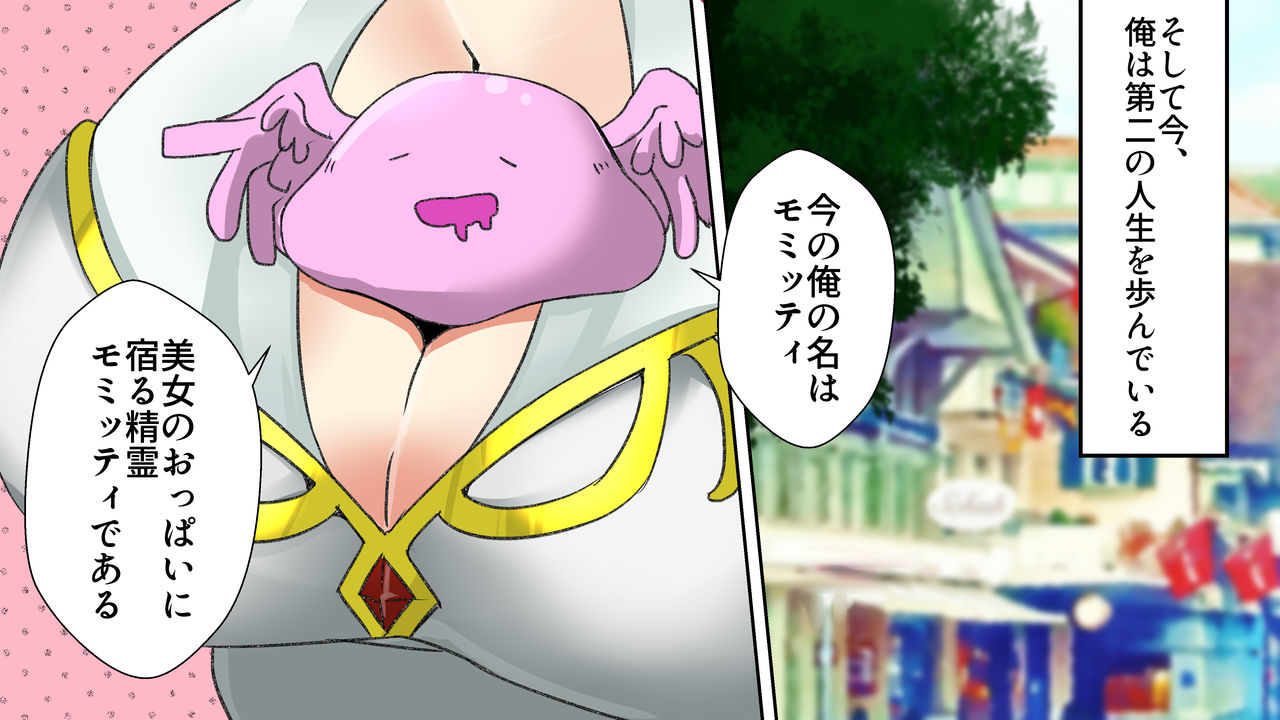
#> input picture mangaep4.jpg, 1280 x 720 px; its folder holds 5 pictures in this run
$ python app.py
#> lines starting #> are read from the running program, lines starting #| are printed output that depends on the picture; after the words box and inside, x2 and y2 are one past the last pixel; in counts of white or black regions, pixels touching at a corner belong together
import numpy as np
import cv2, os, shutil, time
import matplotlib.pyplot as plt

cwd = os.getcwd()
f_out = os.path.join(cwd, 'output')
def showimg(filez, title):
    cv2.namedWindow(title, cv2.WINDOW_NORMAL)
    cv2.imshow(title,filez)
    cv2.waitKey(0)
    cv2.destroyAllWindows()

def output_directory(directory):
    list_f = os.listdir(f_out)
    out_dir = os.path.join(f_out, directory)
    if(directory in list_f):
        shutil.rmtree(os.path.join(f_out, directory))
        time.sleep(2)
        os.makedirs(out_dir)
    else:
        os.makedirs(out_dir)
    return out_dir

def get_string(loca_file):
#> called with loca_file = 'mangaep4.jpg'
    img = cv2.imread(loca_file)
#> img is the input picture: shape (720, 1280, 3); mean B, G, R 181.1, 185.5, 192.1
    img = cv2.resize(img, None, fx=1.5, fy=1.5, interpolation=cv2.INTER_CUBIC)
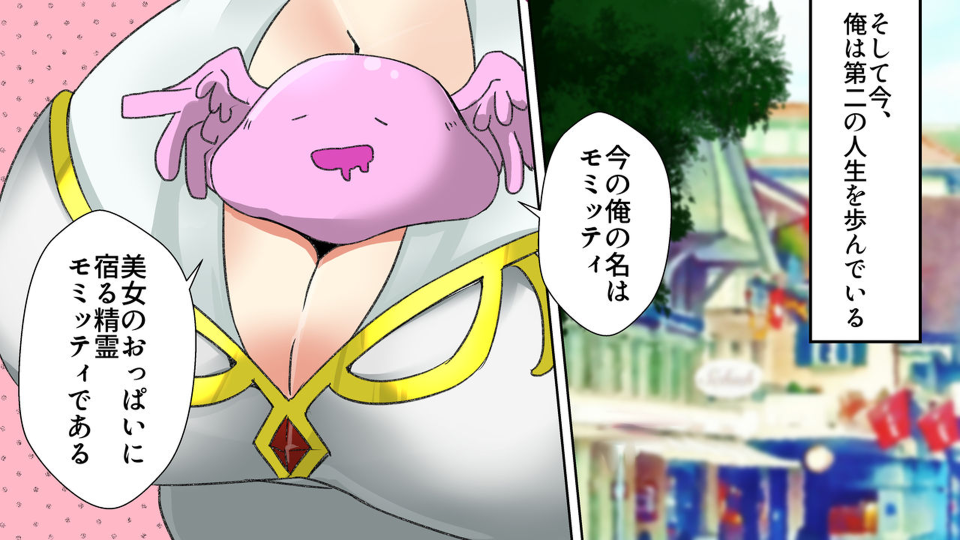
#> img: shape (1080, 1920, 3) (shown at 1/2 size); mean B, G, R 181.1, 185.4, 192
    height , width, rgb = img.shape
#> height = 1080; width = 1920; rgb = 3
    imgray = cv2.cvtColor(img, cv2.COLOR_BGR2GRAY)
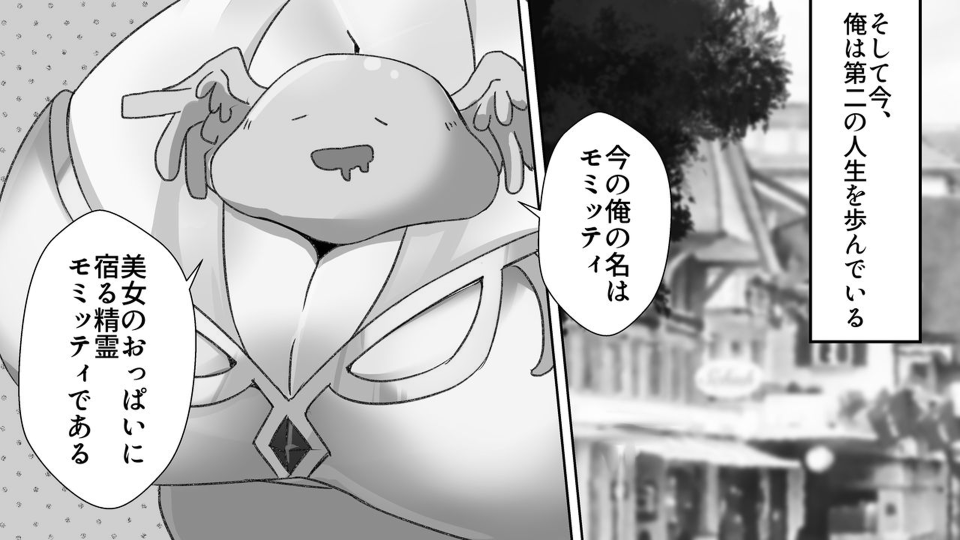
#> imgray: shape (1080, 1920) (shown at 1/2 size); min 0, max 255, mean 186.9

    blur = cv2.GaussianBlur(imgray, (1, 1), 0)
    showimg(blur,"blur")
    thres1 = cv2.threshold(imgray, 0, 255, cv2.THRESH_BINARY + cv2.THRESH_OTSU)[1]
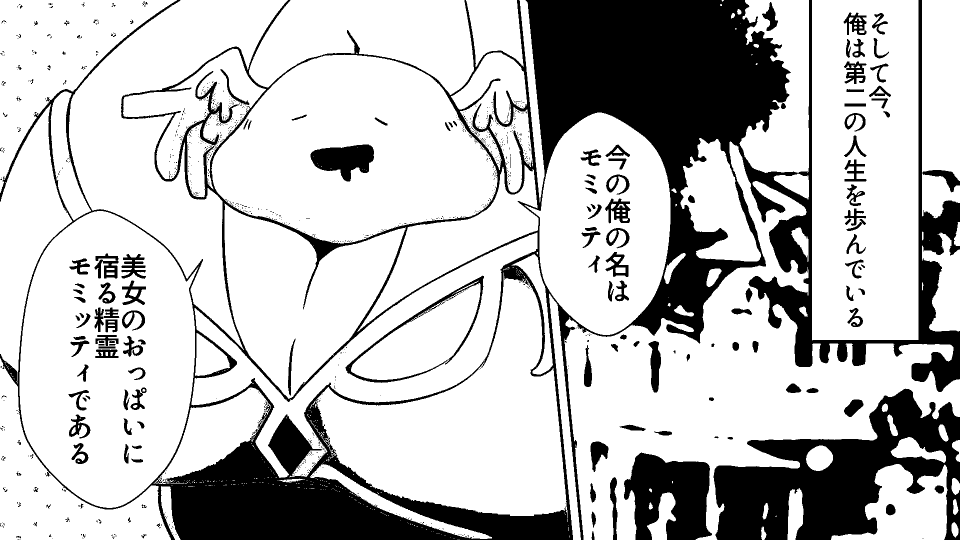
#> thres1: shape (1080, 1920) (shown at 1/2 size); 75.6% white; 1105 black regions (951 under 20 px)
    # thres1 = cv2.threshold(imgray, 250, 255, cv2.THRESH_BINARY)[1]
    showimg(thres1,"thres1")

    # contours, hierarchy = cv2.findContours(thres1, cv2.RETR_EXTERNAL, cv2.CHAIN_APPROX_SIMPLE)
    contours, hierarchy = cv2.findContours(thres1, cv2.RETR_TREE, cv2.CHAIN_APPROX_SIMPLE)
#> contours = 1714 contours, 1453 with area under 20; largest, box (x1, y1, x2, y2) and area: (1129, 283, 1920, 1080) 199702, (39, 422, 397, 1016) 162992, (423, 109, 995, 487) 152106, (1624, 0, 1837, 681) 143949, (625, 545, 1135, 1037) 119638
    print(len(contours))
#| 1714

    mask = np.zeros_like(img)
    mask = cv2.cvtColor(mask, cv2.COLOR_BGR2GRAY)

    cv2.drawContours(mask, contours, -1, (255,255,255), 1)
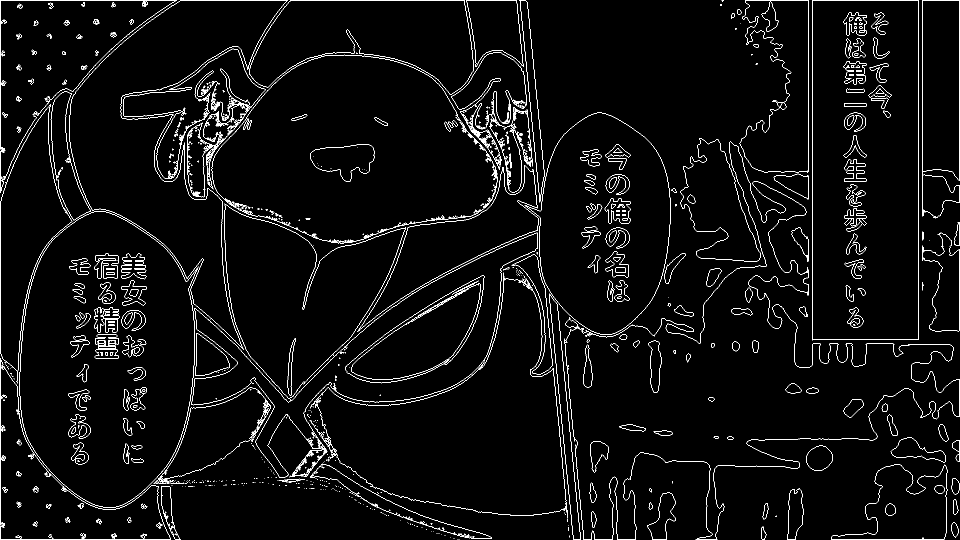
#> mask: shape (1080, 1920) (shown at 1/2 size); 3.2% white in thin lines or dots
    showimg(mask,"mask_black")

    directory = loca_file.split(".")[0]
    path_out = output_directory(directory)

    i = 0
    c = 0
    for cnt in contours:
        area = cv2.contourArea(cnt)
        if area > 1000 and area < ((height/3) * (width / 3)):
            area = cv2.contourArea(cnt)
            draw_mask = cv2.cvtColor(np.zeros_like(img), cv2.COLOR_BGR2GRAY)
            approx = cv2.approxPolyDP(cnt,0.01*cv2.arcLength(cnt,True),True)
            cv2.fillPoly(draw_mask, [approx], (255,0,0))
            image = cv2.bitwise_and(draw_mask, cv2.cvtColor(img, cv2.COLOR_BGR2GRAY))
            # showimg(image,f"{i} mask")
            cv2.imwrite(f'{path_out}/ep1_{i}.jpg',image)
            c+=1
        i+=1
    print(i,c)

#> (the run stopped early here; a loop or call above may not have finished)
